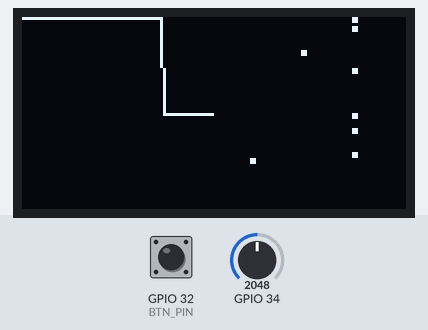
The sketch below on a simulated ESP32. Shown: 128×64 one-colour display. The inputs (shaded band) are chosen by the test bench; at power-on: GPIO 34 = 2048, GPIO 32 (BTN_PIN) HIGH. Random numbers use the default seed unless the sketch sets one.

Above: at 1.2 s.
1.3 s: GPIO 34 set to 3603
At 1.73 s:
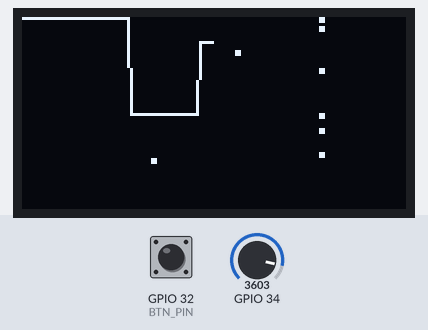
At 2.7 s:
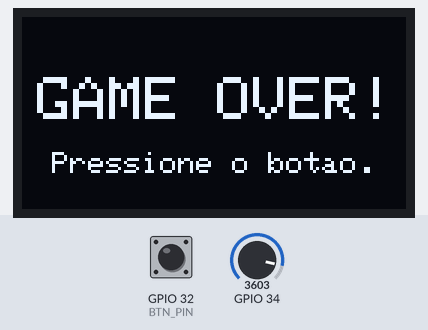
Timing chart, 0 to 4.3 s (numbered marks = the images above; inputs shaded):
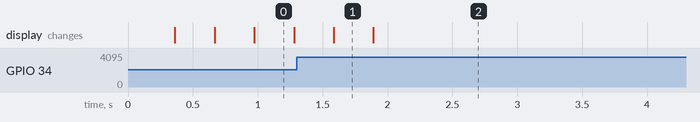

The sketch:

main.ino
```cpp
#include <SPI.h>
#include <Wire.h>
#include <Adafruit_GFX.h>
#include <Adafruit_SSD1306.h>

#define SCREEN_WIDTH 128
#define SCREEN_HEIGHT 64
#define OLED_RESET -1
#define SCREEN_ADDRESS 0x3C

#define MAX_POINTS 64
int graphData[MAX_POINTS];

Adafruit_SSD1306 display(SCREEN_WIDTH, SCREEN_HEIGHT, &Wire, OLED_RESET);


#define NUM_OBSTACLES 8
int obstacleX[NUM_OBSTACLES];
int obstacleY[NUM_OBSTACLES];

int obstacleSpeed[NUM_OBSTACLES];

bool collisionDetected = false;

#define BTN_PIN 32
unsigned long lastButtonPress = 0;
const unsigned long debounceDelay = 800;

void setup() {
  Serial.begin(115200);
  Wire.begin(21, 22);
  pinMode(BTN_PIN, INPUT_PULLUP);
  if (!display.begin(SSD1306_SWITCHCAPVCC, SCREEN_ADDRESS)) {
    Serial.println(F("Display OLED não encontrado"));
    while (true);
  }
  display.clearDisplay();
  display.display();
  randomSeed(analogRead(0));

  for (int i = 0; i < NUM_OBSTACLES; i++) {
    obstacleX[i] = SCREEN_WIDTH - 1;
    obstacleY[i] = random(0, SCREEN_HEIGHT);
    obstacleSpeed[i] = random(1, 4);
  }
}

void updateGraph(int newValue) {
  for (int i = 0; i < MAX_POINTS - 1; i++) {
    graphData[i] = graphData[i + 1];
  }
  graphData[MAX_POINTS - 1] = newValue;
}

void drawGraph() {
  for (int x = 1; x < MAX_POINTS; x++) {
    int y1 = constrain(graphData[x - 1], 0, 63);
    int y2 = constrain(graphData[x], 0, 63);
    display.drawLine(x - 1, y1, x, y2, WHITE);
  }
}

void drawObstacle() {
    for (int i = 0; i < NUM_OBSTACLES; i++) {
    display.fillRect(obstacleX[i], obstacleY[i], 2, 2, WHITE);
  }
}

void checkCollision() {
  int headX = MAX_POINTS - 1;               // Posição X da cabeça da cobra
  int headY = graphData[headX];             // Posição Y da cabeça da cobra

  for (int i = 0; i < NUM_OBSTACLES; i++) {
    // Verifica se o obstáculo está na mesma posição X da cabeça
    if (obstacleX[i] >= headX - 3 && obstacleX[i] <= headX) {
      // Verifica se a cabeça está até 2 pixels acima ou abaixo do obstáculo
      if (headY >= (obstacleY[i] - 3) && headY <= (obstacleY[i] + 3 + 1)) {
        collisionDetected = true;
        break;
      }
    }
  }
}

void loop() {
  if (!collisionDetected) {
    int sensor = analogRead(34);
    int y = map(sensor, 0, 4095, 63, 0);
    updateGraph(y);

    for (int i = 0; i < NUM_OBSTACLES; i++) {
      obstacleX[i] -= obstacleSpeed[i];

      if (obstacleX[i] < 0) {
        obstacleX[i] = SCREEN_WIDTH - 1;
        obstacleY[i] = random(0, SCREEN_HEIGHT);
        obstacleSpeed[i] = random(1, 4);
      }
    }

    checkCollision();

    display.clearDisplay();
    drawGraph();
    drawObstacle();
    display.display();

    delay(30);
  } else {
    // Agora o loop continua verificando o botão mesmo após a colisão
    display.clearDisplay();
    display.setTextSize(2);
    display.setTextColor(WHITE);
    display.setCursor(5, 20);
    display.print("GAME OVER!");

    display.setTextSize(1);
    display.setCursor(10, 45);
    display.print("Pressione o botao.");

    display.display();

    if (digitalRead(BTN_PIN) == LOW && millis() - lastButtonPress > debounceDelay) {
      lastButtonPress = millis();
      Serial.println("Reiniciando ESP32...");
      ESP.restart();
    }
  }
}
```
